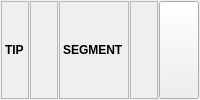
                 <widget class="QFrame" name="fraTipKupca">
                  <property name="sizePolicy">
                   <sizepolicy hsizetype="Preferred" vsizetype="Maximum">
                    <horstretch>0</horstretch>
                    <verstretch>0</verstretch>
                   </sizepolicy>
                  </property>
                  <property name="frameShape">
                   <enum>QFrame::NoFrame</enum>
                  </property>
                  <property name="frameShadow">
                   <enum>QFrame::Raised</enum>
                  </property>
                  <layout class="QHBoxLayout" name="horizontalLayout_32">
                   <property name="spacing">
                    <number>1</number>
                   </property>
                   <property name="leftMargin">
                    <number>1</number>
                   </property>
                   <property name="topMargin">
                    <number>1</number>
                   </property>
                   <property name="rightMargin">
                    <number>1</number>
                   </property>
                   <property name="bottomMargin">
                    <number>1</number>
                   </property>
                   <item>
                    <widget class="QLabel" name="lblTipStrankeTitle">
                     <property name="sizePolicy">
                      <sizepolicy hsizetype="Fixed" vsizetype="Preferred">
                       <horstretch>0</horstretch>
                       <verstretch>0</verstretch>
                      </sizepolicy>
                     </property>
                     <property name="maximumSize">
                      <size>
                       <width>60</width>
                       <height>16777215</height>
                      </size>
                     </property>
                     <property name="font">
                      <font>
                       <weight>75</weight>
                       <bold>true</bold>
                      </font>
                     </property>
                     <property name="frameShape">
                      <enum>QFrame::StyledPanel</enum>
                     </property>
                     <property name="text">
                      <string>TIP</string>
                     </property>
                    </widget>
                   </item>
                   <item>
                    <widget class="QLabel" name="lblTipStranke">
                     <property name="font">
                      <font>
                       <weight>75</weight>
                       <bold>true</bold>
                      </font>
                     </property>
                     <property name="frameShape">
                      <enum>QFrame::StyledPanel</enum>
                     </property>
                     <property name="text">
                      <string/>
                     </property>
                     <property name="alignment">
                      <set>Qt::AlignCenter</set>
                     </property>
                    </widget>
                   </item>
                   <item>
                    <widget class="QLabel" name="lblSegmentTitle">
                     <property name="sizePolicy">
                      <sizepolicy hsizetype="Maximum" vsizetype="Preferred">
                       <horstretch>0</horstretch>
                       <verstretch>0</verstretch>
                      </sizepolicy>
                     </property>
                     <property name="font">
                      <font>
                       <weight>75</weight>
                       <bold>true</bold>
                      </font>
                     </property>
                     <property name="frameShape">
                      <enum>QFrame::StyledPanel</enum>
                     </property>
                     <property name="text">
                      <string>SEGMENT</string>
                     </property>
                    </widget>
                   </item>
                   <item>
                    <widget class="QLabel" name="lblSegment">
                     <property name="font">
                      <font>
                       <weight>75</weight>
                       <bold>true</bold>
                      </font>
                     </property>
                     <property name="frameShape">
                      <enum>QFrame::StyledPanel</enum>
                     </property>
                     <property name="text">
                      <string/>
                     </property>
                    </widget>
                   </item>
                   <item>
                    <widget class="QPushButton" name="btnTipKupcaEdit">
                     <property name="sizePolicy">
                      <sizepolicy hsizetype="Maximum" vsizetype="Preferred">
                       <horstretch>0</horstretch>
                       <verstretch>0</verstretch>
                      </sizepolicy>
                     </property>
                     <property name="maximumSize">
                      <size>
                       <width>40</width>
                       <height>16777215</height>
                      </size>
                     </property>
                     <property name="font">
                      <font>
                       <weight>75</weight>
                       <bold>true</bold>
                      </font>
                     </property>
                     <property name="cursor">
                      <cursorShape>PointingHandCursor</cursorShape>
                     </property>
                     <property name="text">
                      <string/>
                     </property>
                     <property name="icon">
                      <iconset resource="../../resources/DonatForm.qrc">
                       <normaloff>:/InDonat/Forms/images/POVECALO.png</normaloff>:/InDonat/Forms/images/POVECALO.png</iconset>
                     </property>
                    </widget>
                   </item>
                  </layout>
                 </widget>
